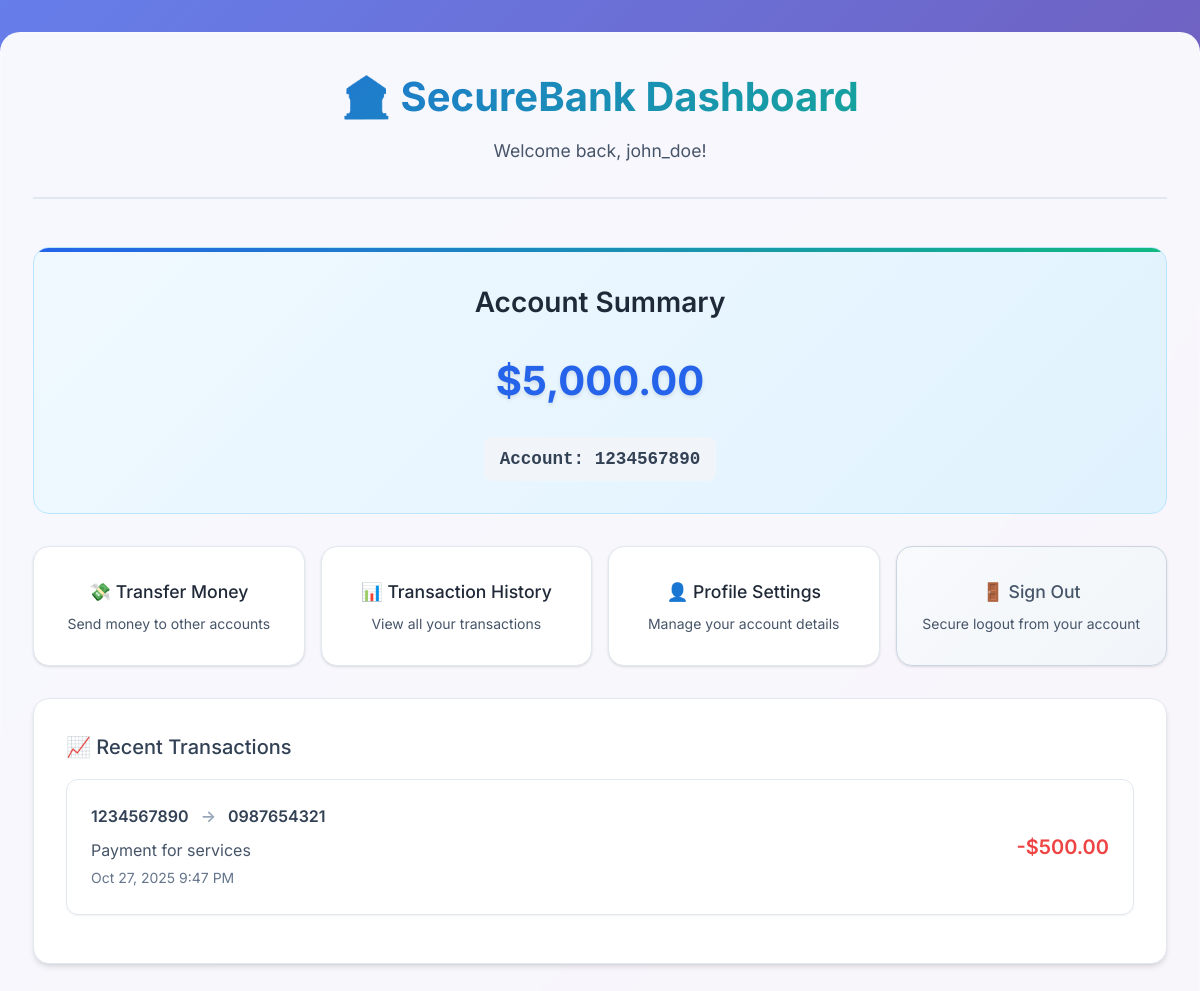
The app's page /dashboard.php (signed in) with its own data.
### tables this page shows
CREATE TABLE transactions (
    id INT AUTO_INCREMENT PRIMARY KEY,
    from_account VARCHAR(20) NOT NULL,
    to_account VARCHAR(20) NOT NULL,
    amount DECIMAL(10,2) NOT NULL,
    description TEXT,
    transaction_date TIMESTAMP DEFAULT CURRENT_TIMESTAMP,
    ip_address VARCHAR(45)
);

### dashboard.php (the view, shortened to what this page needs)
<?php
include 'config.php';
$username = $_SESSION['username'] ?? 'Guest';
$account_number = $_SESSION['account_number'] ?? 'N/A';
$balance = $_SESSION['balance'] ?? 0;
$sql = "SELECT * FROM transactions WHERE from_account = '$account_number' OR to_account = '$account_number' ORDER BY transaction_date DESC LIMIT 10";
$transactions = $conn->query($sql);
?>
<!DOCTYPE html>
<html lang="en">
<head>
    <link rel="stylesheet" href="style.css">
</head>
<body>
    <div class="container">
        <header class="header">
            <h1>🏦 SecureBank Dashboard</h1>
            <p class="subtitle">Welcome back, <?php echo htmlspecialchars($username); ?>!</p>
        </header>
        <main>
            <div class="user-info">
                <div class="account-summary">
                    <h2>Account Summary</h2>
                    <div class="balance-display">$<?php echo number_format($balance, 2); ?></div>
                    <div class="account-number">Account: <?php echo htmlspecialchars($account_number); ?></div>
                </div>
            </div>
            <div class="actions">
                <a href="transfer.php" class="action-card">
                    <h3>💸 Transfer Money</h3>
                    <p>Send money to other accounts</p>
                </a>
                <a href="view_transactions.php" class="action-card">
                    <h3>📊 Transaction History</h3>
                    <p>View all your transactions</p>
                </a>
                <a href="profile.php" class="action-card">
                    <h3>👤 Profile Settings</h3>
                    <p>Manage your account details</p>
                </a>
                <a href="logout.php" class="action-card logout-card">
                    <h3>🚪 Sign Out</h3>
                    <p>Secure logout from your account</p>
                </a>
            </div>
            <div class="card recent-transactions">
                <h3>📈 Recent Transactions</h3>
                <?php if ($transactions->num_rows > 0): ?>
                <div class="transactions-list">
                    <?php while ($row = $transactions->fetch_assoc()): ?>
                    <div class="transaction-item">
                        <div class="transaction-details">
                            <div class="transaction-accounts">
                                <span class="from-account"><?php echo htmlspecialchars($row['from_account']); ?></span>
                                <span class="arrow">→</span>
                                <span class="to-account"><?php echo htmlspecialchars($row['to_account']); ?></span>
                            </div>
                            <div class="transaction-description"><?php echo htmlspecialchars($row['description']); ?></div>
                            <div class="transaction-date"><?php echo date('M j, Y g:i A', strtotime($row['transaction_date'])); ?></div>
                        </div>
                        <div class="transaction-amount <?php echo $row['from_account'] == $account_number ? 'negative' : ''; ?>">
                            <?php echo $row['from_account'] == $account_number ? '-' : '+'; ?>$<?php echo number_format($row['amount'], 2); ?>
                        </div>
                    </div>
                    <?php endwhile; ?>
                </div>
                <?php else: ?>
                <p class="no-transactions">No recent transactions found.</p>
                <?php endif; ?>
            </div>
        </main>
    </div>
</body>
</html>

### records on screen
transactions: from_account "1234567890", to_account "0987654321", description "Payment for services", transaction_date "Oct 27, 2025 9:47 PM", amount "500.00"

### other values on screen
$username "john_doe"
$balance "5,000.00"
$account_number "1234567890"
